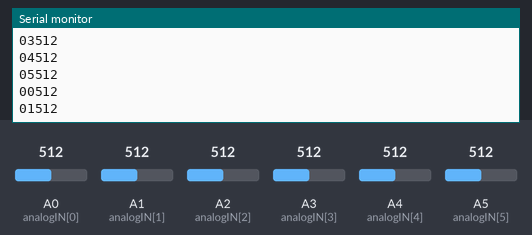
A sketch run on a simulated Arduino Uno, built with avr-gcc and run on an emulated ATmega328P. Parts: the last lines printed to the serial monitor. The inputs (shaded band) are chosen by the test bench; at power-on: A0 (analogIN[0]) = 512, A1 (analogIN[1]) = 512, A2 (analogIN[2]) = 512, A3 (analogIN[3]) = 512, A4 (analogIN[4]) = 512, A5 (analogIN[5]) = 512.

Above: at 1.2 s.
1.3 s: A0 (analogIN[0]) set to 716
At 1.45 s:
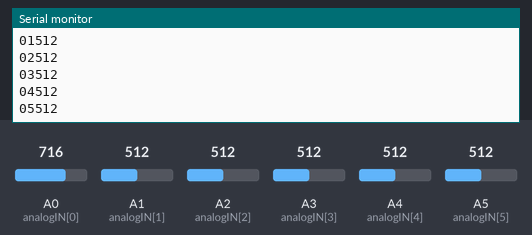
2.8 s: A1 (analogIN[1]) set to 716
4.3 s: A2 (analogIN[2]) set to 716
5.8 s: A3 (analogIN[3]) set to 716
At 6.39 s:
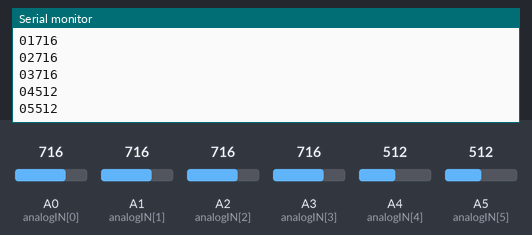
7.3 s: A4 (analogIN[4]) set to 716
At 7.8 s:
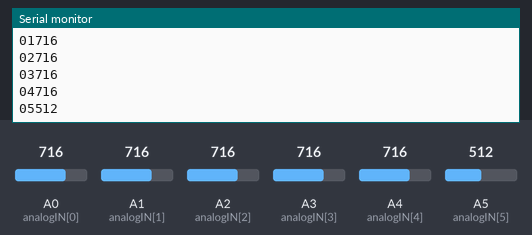
8.8 s: A5 (analogIN[5]) set to 716
At 9.21 s:
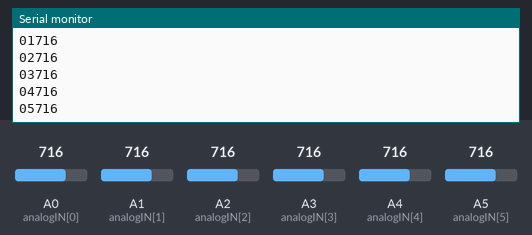
Timing chart, 0 to 11.3 s (numbered marks = the images above; inputs shaded):
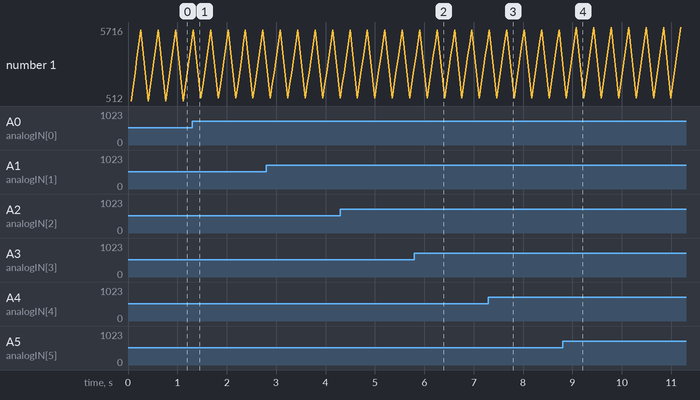

The sketch:

multi-channel-voltmeter.ino
```cpp
// (licence header left out)
 int analogIN[]= {A0, A1, A2, A3, A4, A5};
 int analogR[6];

void setup() {
 Serial.begin(9600);

}

void loop() {

  for (int i = 0; i < 6; i++)
  {
    analogR[i] = analogRead(analogIN[i]);
    delay(10);
   }
   for (int i = 0; i < 6;i++)
   {
    String pref0 = String(0);
    String pref1 = String(i);
    String suff = String(analogR[i]);
    Serial.println(String(pref0 + pref1 + suff));
    delay(40);
   }

  delay(50);

  }
```

Measured:
- after the input at 5.8 s, the serial monitor: prints a new line after 0.38 s (image 2)
- after the input at 7.3 s, the serial monitor: prints a new line after 0.33 s (image 3)
- after the input at 8.8 s, the serial monitor: prints a new line after 0.28 s (image 4)
- plotted number 1: 716 → 2716 after the input at 4.3 s, 5512 → 5716 after the input at 8.8 s
